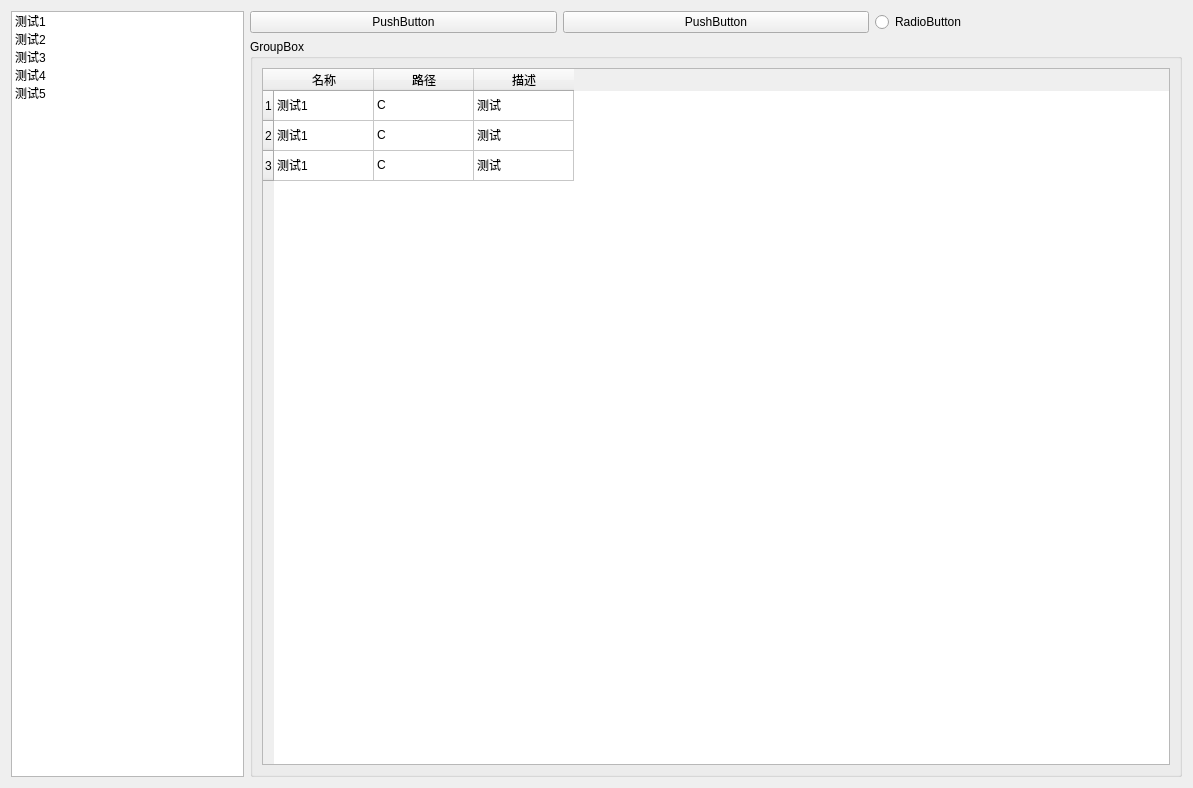
<?xml version="1.0" encoding="UTF-8"?>
<ui version="4.0">
 <class>MainWindow</class>
 <widget class="QWidget" name="MainWindow">
  <property name="geometry">
   <rect>
    <x>0</x>
    <y>0</y>
    <width>1193</width>
    <height>788</height>
   </rect>
  </property>
  <property name="windowTitle">
   <string>Form</string>
  </property>
  <property name="styleSheet">
   <string notr="true"/>
  </property>
  <layout class="QHBoxLayout" name="horizontalLayout_2" stretch="1,4">
   <item>
    <widget class="QListWidget" name="listWidget">
     <item>
      <property name="text">
       <string>测试1</string>
      </property>
     </item>
     <item>
      <property name="text">
       <string>测试2</string>
      </property>
     </item>
     <item>
      <property name="text">
       <string>测试3</string>
      </property>
     </item>
     <item>
      <property name="text">
       <string>测试4</string>
      </property>
     </item>
     <item>
      <property name="text">
       <string>测试5</string>
      </property>
     </item>
    </widget>
   </item>
   <item>
    <layout class="QVBoxLayout" name="verticalLayout">
     <item>
      <layout class="QHBoxLayout" name="horizontalLayout">
       <item>
        <widget class="QPushButton" name="pushButton">
         <property name="text">
          <string>PushButton</string>
         </property>
        </widget>
       </item>
       <item>
        <widget class="QPushButton" name="pushButton_2">
         <property name="text">
          <string>PushButton</string>
         </property>
        </widget>
       </item>
       <item>
        <widget class="QRadioButton" name="radioButton">
         <property name="text">
          <string>RadioButton</string>
         </property>
        </widget>
       </item>
      </layout>
     </item>
     <item>
      <widget class="QGroupBox" name="groupBox">
       <property name="title">
        <string>GroupBox</string>
       </property>
       <layout class="QGridLayout" name="gridLayout">
        <item row="0" column="0">
         <widget class="QTableWidget" name="tableWidget">
          <row>
           <property name="text">
            <string>1</string>
           </property>
          </row>
          <row>
           <property name="text">
            <string>2</string>
           </property>
          </row>
          <row>
           <property name="text">
            <string>3</string>
           </property>
          </row>
          <column>
           <property name="text">
            <string>名称</string>
           </property>
          </column>
          <column>
           <property name="text">
            <string>路径</string>
           </property>
          </column>
          <column>
           <property name="text">
            <string>描述</string>
           </property>
          </column>
          <item row="0" column="0">
           <property name="text">
            <string>测试1</string>
           </property>
          </item>
          <item row="0" column="1">
           <property name="text">
            <string>C</string>
           </property>
          </item>
          <item row="0" column="2">
           <property name="text">
            <string>测试</string>
           </property>
          </item>
          <item row="1" column="0">
           <property name="text">
            <string>测试1</string>
           </property>
          </item>
          <item row="1" column="1">
           <property name="text">
            <string>C</string>
           </property>
          </item>
          <item row="1" column="2">
           <property name="text">
            <string>测试</string>
           </property>
          </item>
          <item row="2" column="0">
           <property name="text">
            <string>测试1</string>
           </property>
          </item>
          <item row="2" column="1">
           <property name="text">
            <string>C</string>
           </property>
          </item>
          <item row="2" column="2">
           <property name="text">
            <string>测试</string>
           </property>
          </item>
         </widget>
        </item>
       </layout>
      </widget>
     </item>
    </layout>
   </item>
  </layout>
 </widget>
 <resources/>
 <connections/>
</ui>
